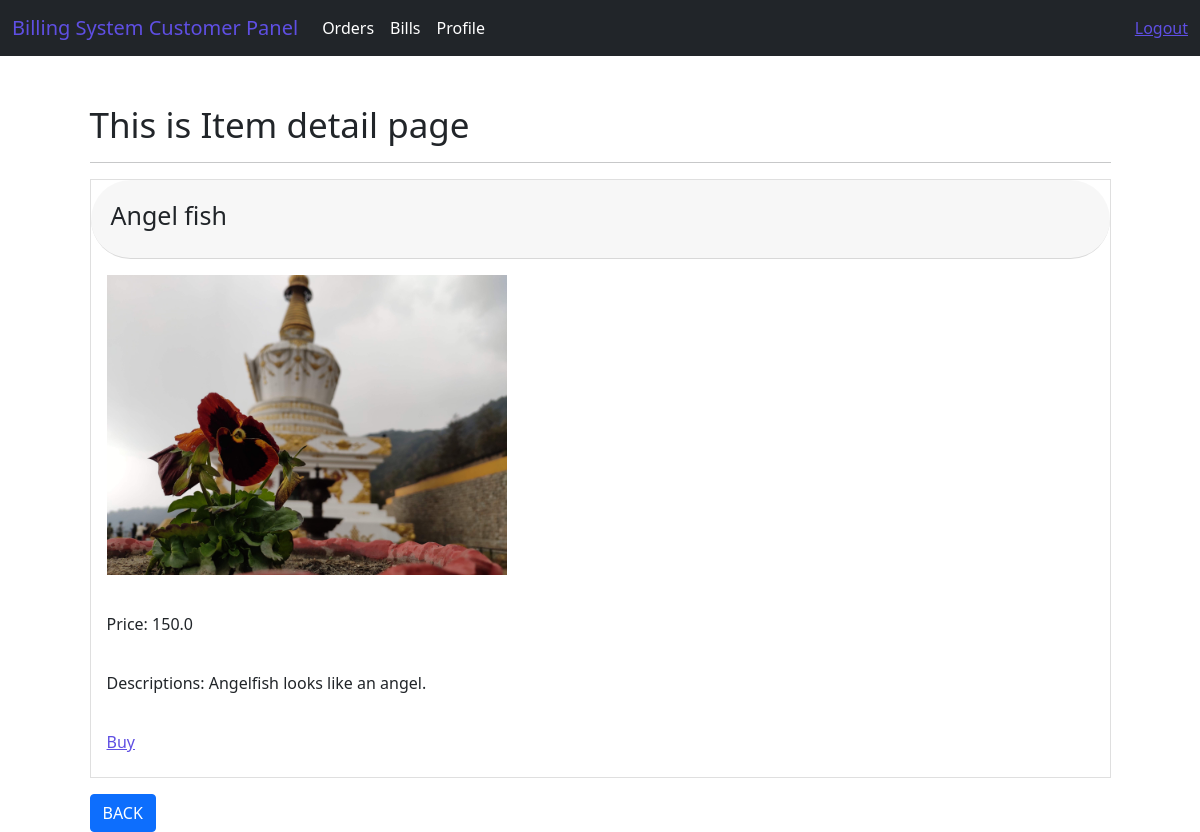
The page /buyer/item/view/1/ (signed in) on the database its author committed.
### system/models.py (models this page shows, shortened)
class Item(models.Model):
    item_name = models.CharField(max_length=50)
    item_price = models.FloatField(default=00.00)
    item_image = models.ImageField(upload_to='Images/Items/')
    item_description = models.CharField(max_length=250)
    customusers = models.ForeignKey(CustomUser, on_delete=models.CASCADE, related_name='items')
    class Meta:
        db_table = "Items"

### Buyer/views.py (the view)
# urls.py: path('item/view/<int:id>/',views.item_view, name='item-view'),
def item_view(request, id):
    if request.user.is_authenticated:
        user_role = request.user.role
        if user_role == "Buyer":
            data = Item.objects.get(id=id)
            context = {"data": data}
        return render(request, 'buyerPanel/items/items_view.html', context)
    return redirect('/login/')

### templates/buyerPanel/items/items_view.html (shortened to what this page needs)
{% extends 'layouts/buyer_master.html' %}
{% block content %}
<div class="container mt-5">
    <h1>This is Item detail page</h1>
    <hr>
    <div class="card">
        <div class="card-header" style="padding: 20px; border-radius: 45px;">
            <h3>{{ data.item_name }}</h3>
        </div>
        <div class="card-body">
            <h6><img src="{{ data.item_image.url }}" width="400"></h6>
        </div>
        <div class="card-body">
            <h6>Price: {{ data.item_price }}</h6>
        </div>
        <div class="card-body">
            <h6>Descriptions: {{ data.item_description }}</h6>
        </div>
        <div class="card-body">
            <h6><a href="#" class="card-link">Buy</a></h6>
        </div>
    </div>
    <a href="{% url 'buyer-dashboard' %}" class="btn btn-primary mt-3">BACK</a>
</div>
{% endblock %}

### static/css/style.css (style rules this page uses)
h1 { font-size: 35px; }
h3 { font-size: 25px; }

### rows shown on the page
Item: item_name "Angel fish", item_image (picture), item_price "150.0", item_description "Angelfish looks like an angel."
